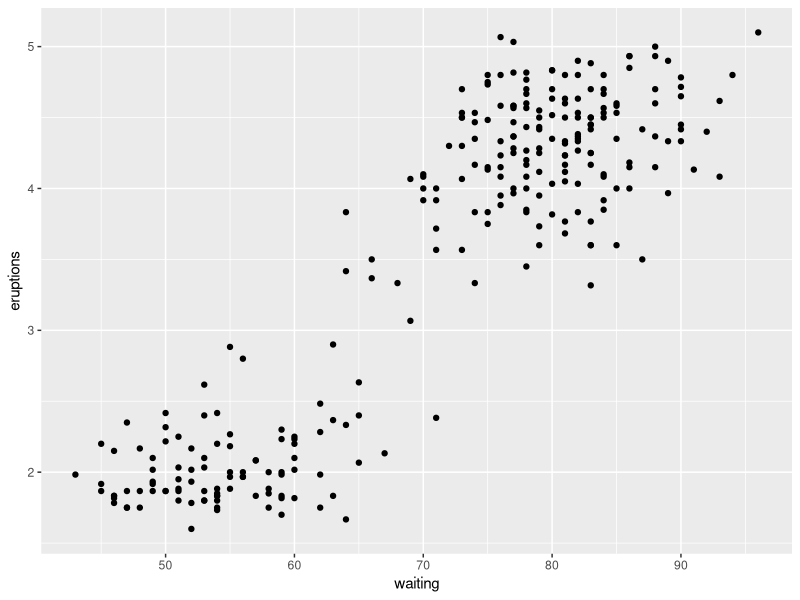
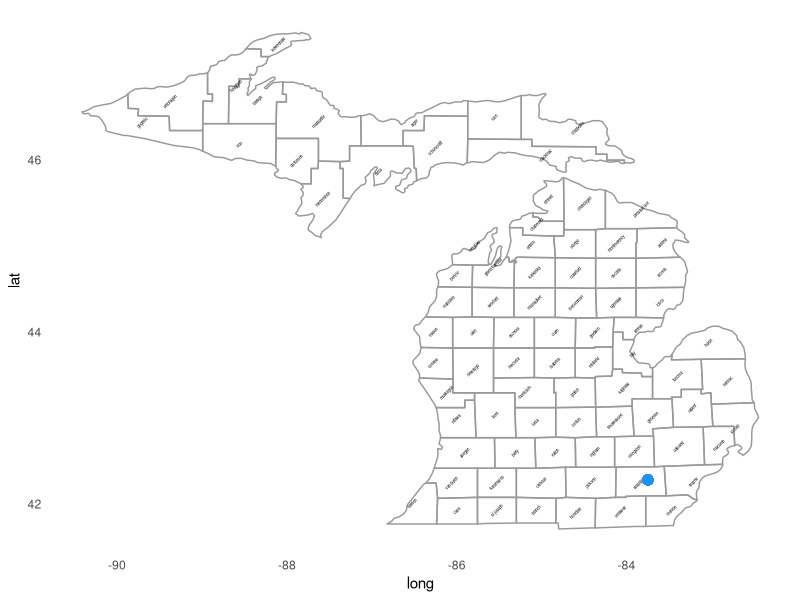

Recreate these plots in R, in order.
## ---- chunk 1
library(ggplot2)
ggplot(aes(x=waiting, y=eruptions), data=faithful) +
  geom_point()
## ---- chunk 2
library(maps)
mi <- map_data("county", "michigan")
mid_range <- function(x) mean(range(x))
seats <- plyr::ddply(mi, "subregion", plyr::colwise(mid_range, c("lat", "long")))
ggplot(mi, aes(long, lat)) +
  geom_polygon(aes(group = group), fill = NA, colour = "grey60") +
  geom_text(aes(label = subregion), data = seats, size = 1, angle = 45) +
  geom_point(y=42.281389, x=-83.748333, color='#1e90ff', size=3) +
  theme_minimal() +
  theme(panel.grid=element_blank())
